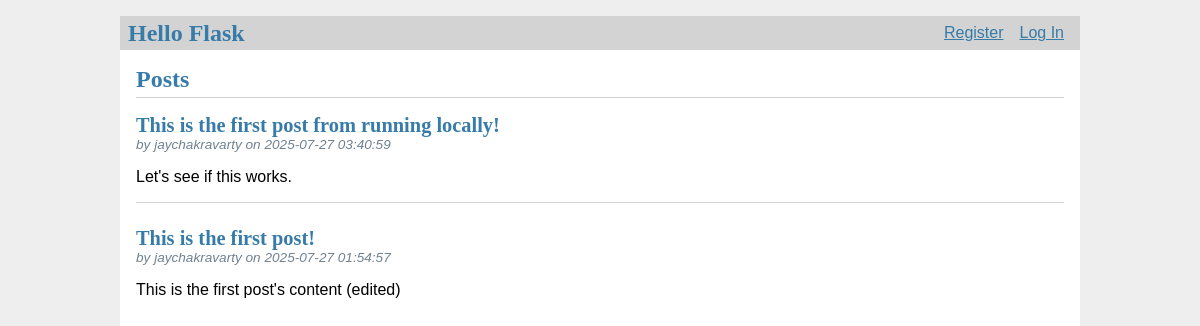
The page / on the database its author committed.
### tables this page shows
CREATE TABLE post (
  id INTEGER PRIMARY KEY AUTOINCREMENT,
  author_id INTEGER NOT NULL,
  created TIMESTAMP NOT NULL DEFAULT CURRENT_TIMESTAMP,
  title TEXT NOT NULL,
  body TEXT NOT NULL,
  FOREIGN KEY (author_id) REFERENCES user (id)
);

CREATE TABLE user (
  id INTEGER PRIMARY KEY AUTOINCREMENT,
  username TEXT UNIQUE NOT NULL,
  password TEXT NOT NULL
);

### app.py (the view)
@app.route('/')
def index():
    posts = db.execute(
        'SELECT p.id, title, body, created, author_id, username'
        ' FROM post p JOIN user u ON p.author_id = u.id'
        ' ORDER BY created DESC'
    )
    return render_template('index.html', posts=posts)

### app.py (called while the page is built)
@app.after_request
def after_request(response):
    response.headers["Cache-Control"] = "no-cache, no-store, must-revalidate"
    response.headers["Expires"] = 0
    response.headers["Pragma"] = "no-cache"
    return response

### templates/index.html (shortened to what this page needs)
{% extends 'layout.html' %}
{% block header %}
  <h1>{% block title %}Posts{% endblock %}</h1>
{% endblock %}
{% block content %}
  {% for post in posts %}
    <article class="post">
      <header>
        <div>
          <h1>{{ post['title'] }}</h1>
          <div class="about">by {{ post['username'] }} on {{ post['created'] }}</div>
        </div>
      </header>
      <p class="body">{{ post['body'] }}</p>
    </article>
    {% if not loop.last %}
      <hr>
    {% endif %}
  {% endfor %}
{% endblock %}

### templates/layout.html (shortened to what this page needs)
<!DOCTYPE html>
<html lang="en">
  <head>
    <link rel="stylesheet" href="/static/styles.css">
  </head>
  <body>
    <nav>
      <h1>Hello Flask</h1>
      <ul>
        {% if session["user_id"] %}
          <li><span>{{ session['username'] }}</span>
          <li><a href="/logout">Log Out</a>
        {% else %}
          <li><a href="/register">Register</a>
          <li><a href="/login">Log In</a>
        {% endif %}
      </ul>
    </nav>
    <section class="content">
      <header>
        {% block header %}{% endblock %}
      </header>
      {% block content %}{% endblock %}
    </section>
  </body>
</html>

### static/styles.css (style rules this page uses)
html { font-family: sans-serif; background: #eee; padding: 1rem; }
body { max-width: 960px; margin: 0 auto; background: white; }
h1, h2, h3, h4, h5, h6 { font-family: serif; color: #377ba8; margin: 1rem 0; }
a { color: #377ba8; }
hr { border: none; border-top: 1px solid lightgray; }
nav { background: lightgray; display: flex; align-items: center; padding: 0 0.5rem; }
nav h1 { flex: auto; margin: 0; }
nav ul { display: flex; list-style: none; margin: 0; padding: 0; }
nav ul li a, nav ul li span, header .action { display: block; padding: 0.5rem; }
.content { padding: 0 1rem 1rem; }
.content > header { border-bottom: 1px solid lightgray; display: flex; align-items: flex-end; }
.content > header h1 { flex: auto; margin: 1rem 0 0.25rem 0; }
.post > header { display: flex; align-items: flex-end; font-size: 0.85em; }
.post > header > div:first-of-type { flex: auto; }
.post > header h1 { font-size: 1.5em; margin-bottom: 0; }
.post .about { color: slategray; font-style: italic; }
.post .body { white-space: pre-line; }
.content:last-child { margin-bottom: 0; }

### rows shown on the page
post: title "This is the first post from running locally!", username "jaychakravarty", created "2025-07-27 03:40:59", body "Let's see if this works."
post: title "This is the first post!", username "jaychakravarty", created "2025-07-27 01:54:57", body "This is the first post's content (edited)"
